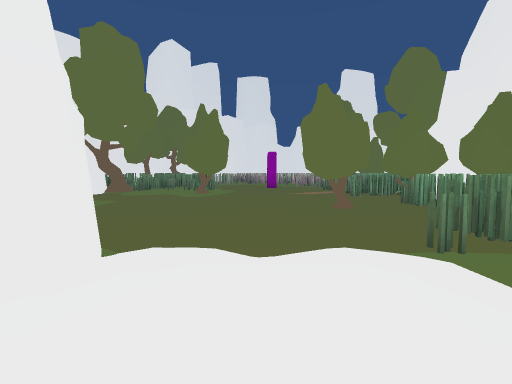
[1] (above)

24 first-person views from a walk through a Unity game level. The camera is 1.4 m above the floor, tilts 4° down and sees 85° across. The floor is counted in squares, 2 m on a side. Each view is taken from the middle of a square. On the plan, view 1 faces up. The plan holds only what a view shows up to about 9 squares ahead; the rest is blank. The place goes on beyond the plan. The player character is not drawn. Some surface patterns are stand-ins.

[2]
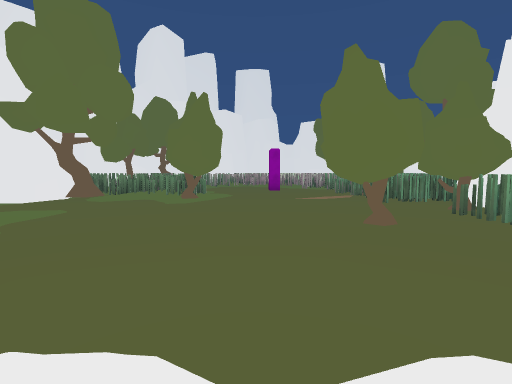

[3]
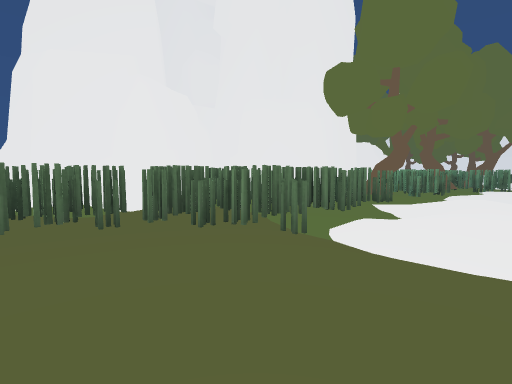

[4]
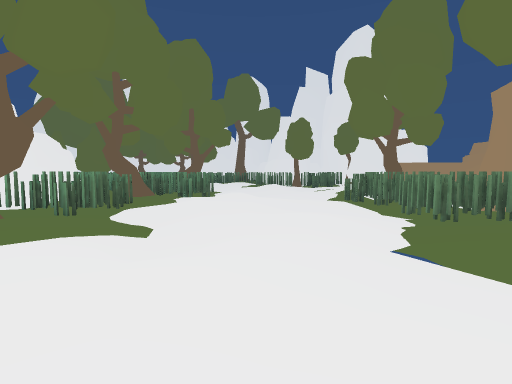

[5]
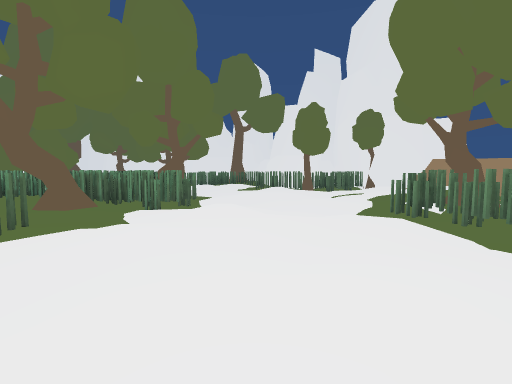

[6]
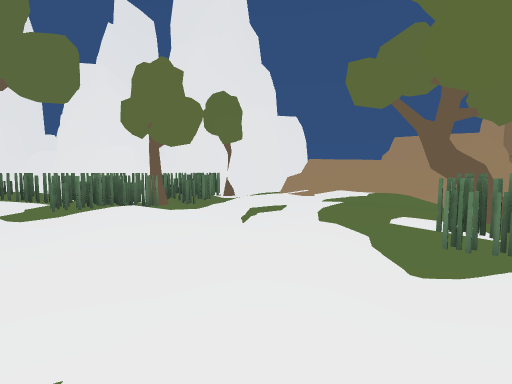

[7]
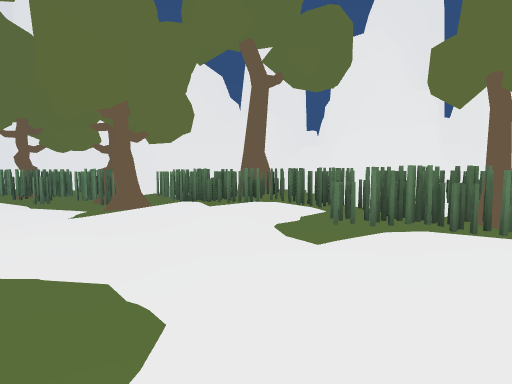

[8]
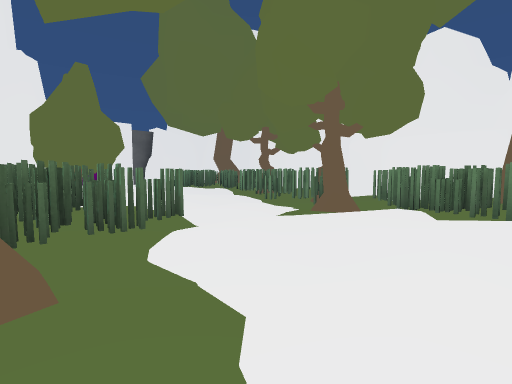

[9]
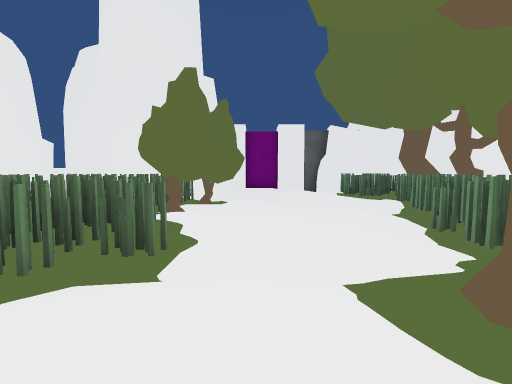

[10]
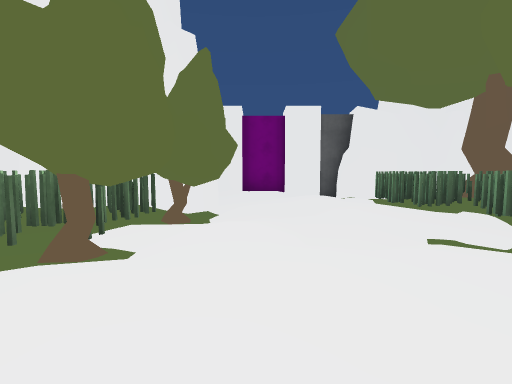

[11]
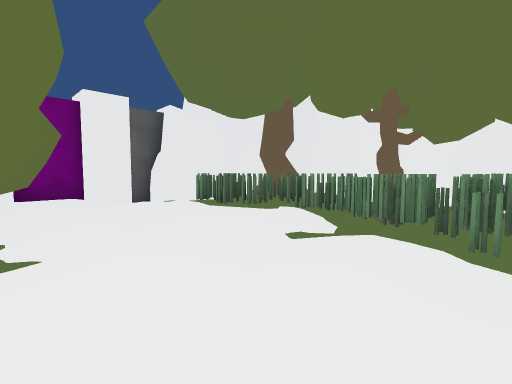

[12]
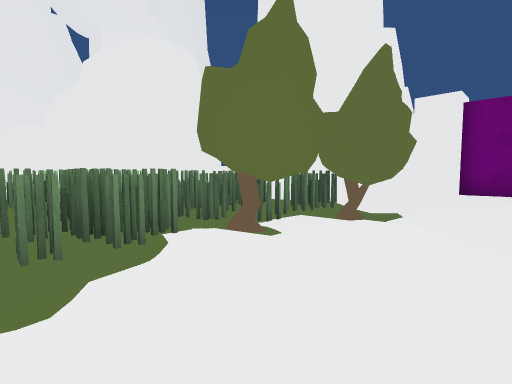

[13]
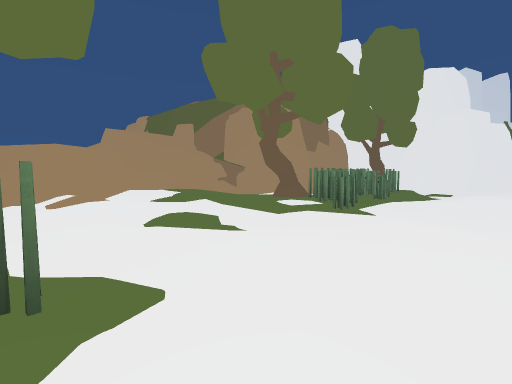

[14]
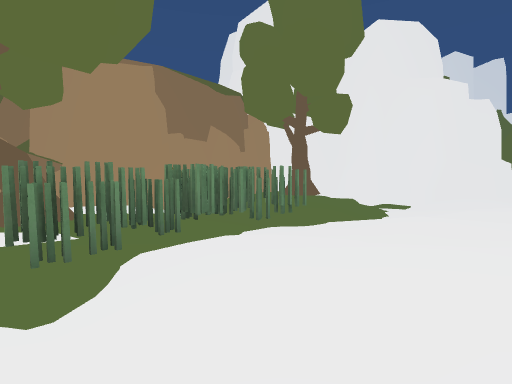

[15]
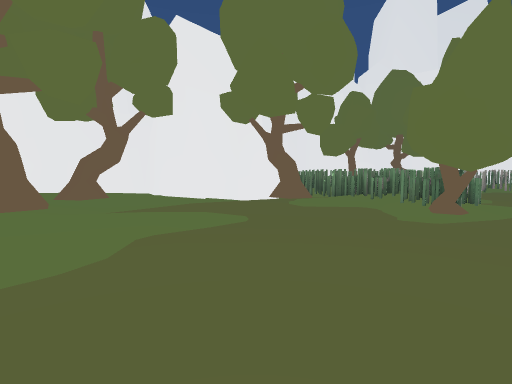

[16]
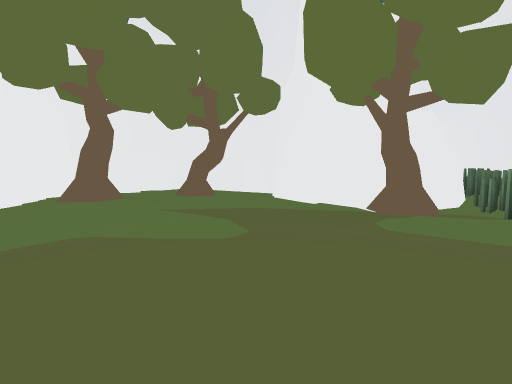

[17]
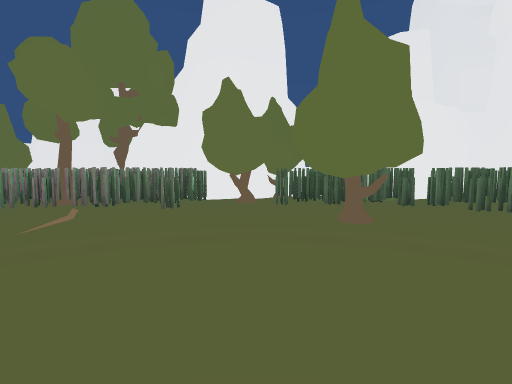

[18]
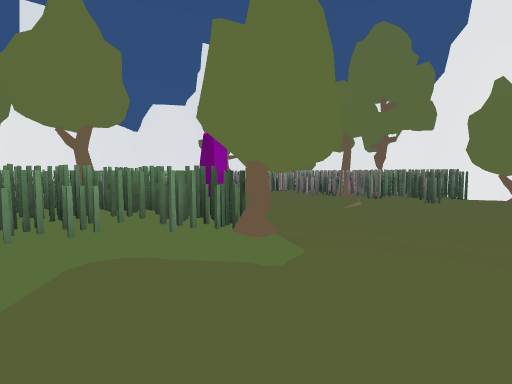

[19]
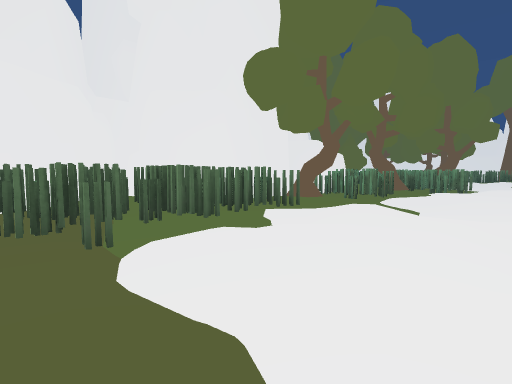

[20]
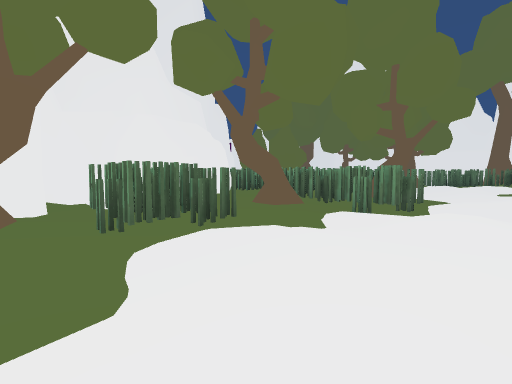

[21]
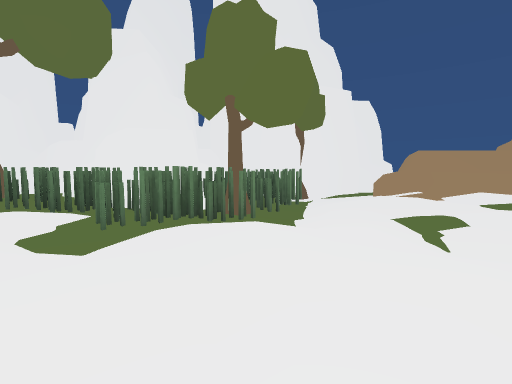

[22]
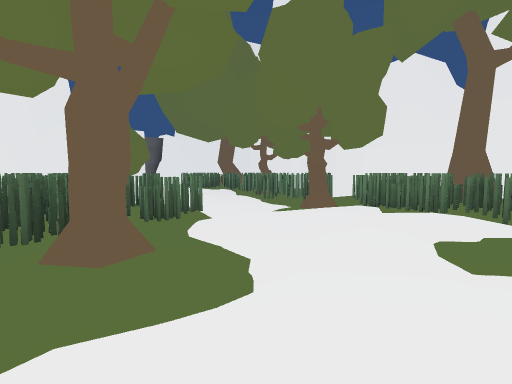

[23]
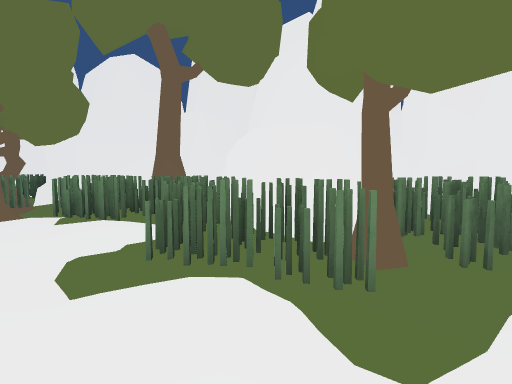

[24]
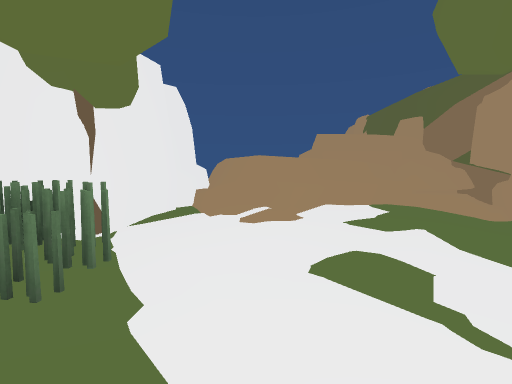

### Floor plan
Key: @ floor where view 1 was taken; # wall or solid block; . main floor; : floor 0.25 m higher than the main floor; - floor 0.25 m lower than the main floor; + floor 0.5 m higher than the main floor; _ floor 0.5 m lower than the main floor; / step, stairs or slope; = window, fence, low wall or low ledge; ^ raised ledge; T tree; O other object.
Columns run from 10 left of view 1 to 14 right of it. Each row starts with its distance up from view 1.
 12    #O.:O  ...TO.
 11   ##..OOO....OOO#
 10   #-.T.OTO...OOO##
  9 ###..:..O.....TO#
  8 #::............T##
  7 #:T..:......T.OOT#
  6 #+/::::.......O..#
  5 ##:+T/:.......OOO#
  4  #####  .....OO###
  3         #.-.OOOO#
  2        ##:::OO:O#
  1     ####..:/OO:##
  0    ####_-:@+O:#
 -1    #:T//..-/.O#
 -2    #:/.//.--.T###
 -3    #.OO-...-OOO.#
 -4    ##OO--:::OO###
 -5   ##.OO.::/..:###
 -6  ##.:TO--/::TT+##
 -7  #^/:TO--./OOOOO#####
 -8 #^^/::...--OOOOO:O#:#
 -9 #^^/+:..::.-OOOOOOOO#
-10 ^ ^=::./:/.OTOOO.OOO#
-11  #^#/:../:.-OOOOOTOO##
-12 ##=/./-OO.:...O::T/T-#.##
-13  ###-OOTOO+::.:::+:.:.::#
-14     TOO##OOO....:-.//:.##
-15     #####OOOOTO-../::  #
-16         #OTOOOOOOO.:OOO#
-17         ##TOOOTO.TOOOO##
-18          ######O.OOOTT#
-19                OO## T #

Where each view was taken, in squares from view 1:
view 1: 0 up, 0 right, facing up
view 2: 2 up, 0 right, facing up
view 3: 6 up, 0 right, facing down-right
view 4: 2 up, 1 left, facing down
view 5: 1 down, 1 left, facing down
view 6: 6 down, 0 right, facing down-left
view 7: 9 down, 0 right, facing down
view 8: 10 down, 0 right, facing down-right
view 9: 13 down, 1 right, facing right
view 10: 13 down, 4 right, facing right
view 11: 12 down, 5 right, facing down-right
view 12: 14 down, 4 right, facing up-right
view 13: 12 down, 1 left, facing up-left
view 14: 7 down, 1 left, facing up-left
view 15: 5 up, 1 left, facing up-left
view 16: 8 up, 1 left, facing left
view 17: 8 up, 2 left, facing right
view 18: 8 up, 4 left, facing up-right
view 19: 4 up, 1 left, facing down-right
view 20: 2 down, 1 left, facing down-right
view 21: 9 down, 0 right, facing down-left
view 22: 9 down, 1 left, facing down-right
view 23: 10 down, 2 left, facing down
view 24: 11 down, 2 left, facing left
